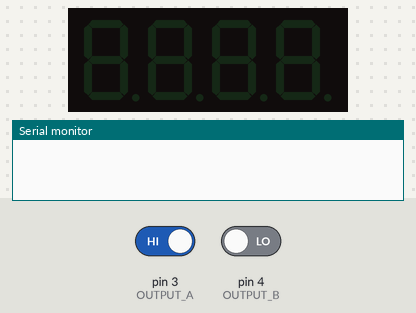
The sketch below on a simulated Arduino Uno, built with avr-gcc and run on an emulated ATmega328P. Parts: 4-digit seven-segment display, the last lines printed to the serial monitor. Inputs (shaded band) come from the test bench; at power-on: pin 3 (OUTPUT_A) HIGH, pin 4 (OUTPUT_B) LOW.

Above: at 1.2 s.
1.3 s: pin 3 (OUTPUT_A) driven LOW
At 1.8 s:
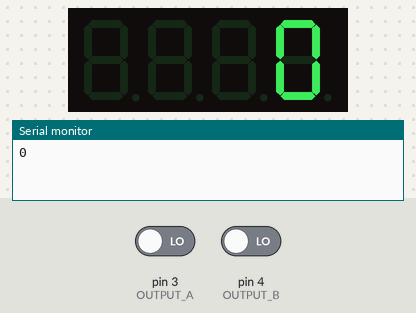
2.8 s: pin 3 (OUTPUT_A) driven HIGH
At 4.1 s:
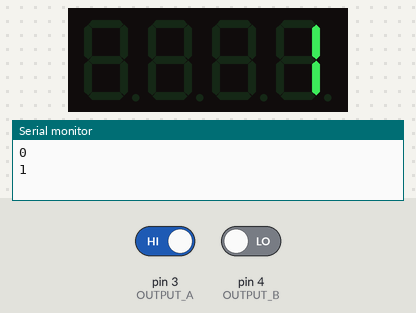
Timing chart, 0 to 5.8 s (numbered marks = the images above; inputs shaded):
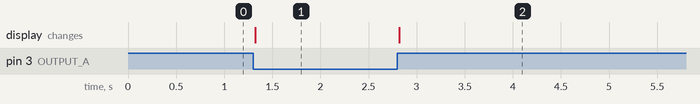

Measured:
- after the input at 1.3 s, the display: changes at once (image 1)
- after the input at 2.8 s, the display: changes at once (image 2)

The sketch:

Roatary-Encoder-With-TM1637.ino
```cpp
#include <TM1637Display.h>

#define OUTPUT_A 3    // Define pin 3 as OUTPUT_A
#define OUTPUT_B 4    // Define pin 4 as OUTPUT_B

// Define the connections pins
#define CLK 5
#define DIO 6
TM1637Display display = TM1637Display(CLK, DIO);

int OUTPUT_A_STATE;   // Store the state of OUTPUT_A
int counter = 0;      // Initialize a counter variable

void setup() {
  pinMode (OUTPUT_A,INPUT);
  pinMode (OUTPUT_B,INPUT);
  display.setBrightness(5);
	// Clear the display
	display.clear();
  Serial.begin(9600); // Initialize serial communication
  OUTPUT_A_STATE = digitalRead(OUTPUT_A); // Read and store the initial state of OUTPUT_A
}

void loop() {
  int CURRENT_OUTPUT_A_STATE = digitalRead(OUTPUT_A); // Read the current state of OUTPUT_A

  // Check if the current state of OUTPUT_A is different from the stored state
  if (CURRENT_OUTPUT_A_STATE != OUTPUT_A_STATE) {
    // Check if OUTPUT_B is in the same state as OUTPUT_A
    if (digitalRead(OUTPUT_B) != CURRENT_OUTPUT_A_STATE) {
      counter++; // If OUTPUT_B is different, increment the counter
    } else {
      if (counter > 0 )
        counter--; // If OUTPUT_B is the same, decrement the counter
    }
    display.showNumberDec(counter);
    Serial.println(counter); // Print the current value of the counter
  }

  OUTPUT_A_STATE = CURRENT_OUTPUT_A_STATE; // Update the stored state of OUTPUT_A
}
```
